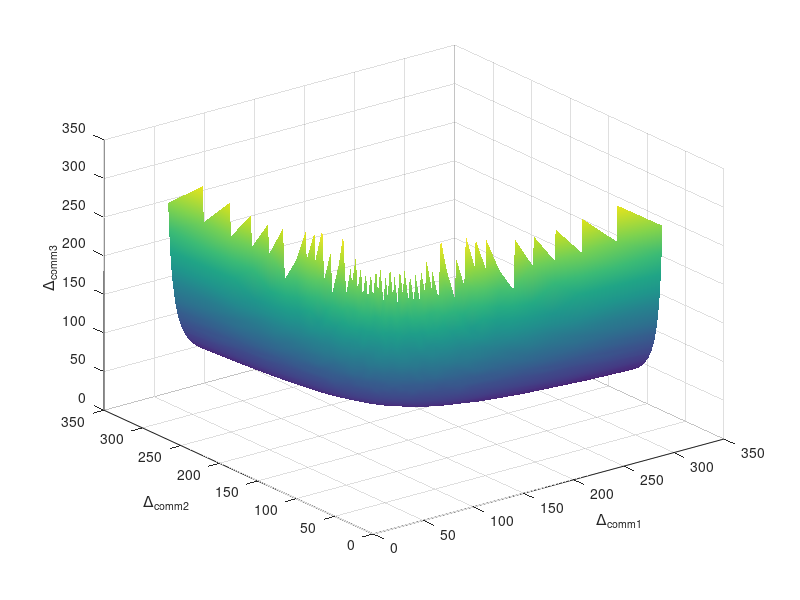

This chart was generated by the following MATLAB code:
clear all;
clc;

%% parameterek
fs=8e3; % mintaveteli frekvencia [Hz]
c=340;  % hangsebesseg [m/s]
H=[0+0j  ;  0-1j ; 0-2j]; % hangszorok helye [m]
M=[1+0j  ;  1-1j ; 1-5j]; % mikrofonok helye [m]
B=200*4; % egy uzenet merete [byte]
BW=20e4; % savszelessegkorlat [byte/s]  -->  fs/Delta_comm_1 + fs/Delta_comm_2 + fs/Delta_comm_3 = BW/B

%% fizikai parameterek szamitasa
D=abs([H H H]-[M.' ; M.' ; M.']); % D_ij: H_i es M_j kozti tavolsag
Delta_phy=round(fs*D/c) % a fizikai elrendezesbol adodo kesleltetesek
A=1./D; % a fizikai elrendezesbol adodo erositesek

%% parameterter generalasa
a=round(fs./(BW/B*linspace(0.1,0.9,50)));
[Delta_comm_1, Delta_comm_2]=meshgrid(a, a);
Delta_comm_3=round(1./(BW/(B*fs)-1./Delta_comm_1-1./Delta_comm_2));
Dlim=1/(BW/B/fs);
Delta_comm_3((Delta_comm_3<Dlim) | (Delta_comm_3>10*Dlim))=NaN;
figure(1);
surf(Delta_comm_1,Delta_comm_2,Delta_comm_3);
shading interp
xlabel('\Delta_{comm1}');
ylabel('\Delta_{comm2}');
zlabel('\Delta_{comm3}');
max(max(fs./Delta_comm_1+fs./Delta_comm_2+fs./Delta_comm_3-BW/B)) % nagyjabol nullanak kell lennie

%% szimulacio
P1=1;
P2=1;
P3=1;
sendPeriod=[10 15 20]; % ennyi mintankent kuldjuk at az egyutthatokat, es frissitjuk az adaptiv szuroket
N=1e3;        % szimulacio hossza
omega0=pi/10; % referenciajel diszkret korfrekvenciaja (0...pi)
C=1;          % referenciajel amplitudoja
L=200;        % adaptiv szurok hossza
mu=1e-10;     % batorsagi tenyezo

N_S=max(Delta_phy(:))+1;
for spkr=1:3
    for mic=1:3
        S{spkr,mic}=[zeros(1,Delta_phy(spkr,mic)) A(spkr,mic) zeros(1,N_S-Delta_phy(spkr,mic)-1)];
        r{spkr,mic}=zeros(1,L); % r{i,j}: x megszurve S{i,j}-vel
    end
end
x=C*sin(omega0*(0:N-1));   % zajforras (referencia)
d1=filter(P1,1,x);         % zaj az 1. node-nal
d2=filter(P2,1,x);         % zaj a  2. node-nal
d3=filter(P3,1,x);         % zaj a  3. node-nal
x_shr=zeros(1,max(L,N_S)); % buffer a referenciajelnek
y_shr=zeros(3,N_S);        % buffer a kimeneti jeleknek
e=zeros(3,N);              % hibajelek (a mikrofonok altal hallott zaj)
W=zeros(3,L);              % adaptiv szurok
DW_1=zeros(3,L);           % node1 altal (a sajat hibajele alapjan) elokeszitett update
DW_2=zeros(3,L);           % node2 altal (a sajat hibajele alapjan) elokeszitett update
DW_3=zeros(3,L);           % node3 altal (a sajat hibajele alapjan) elokeszitett update
sendCntr=zeros(1,3);       % ebben szamoljuk az update ot eltelt idot

for ii=1:N;
    % a referenciajelet az osszes node megkapja
        x_shr=[x(ii) x_shr(1:end-1)];
    % a hangszoron kiadando jel
        % node1
        y=-W(1,:)*x_shr';
        y_shr(1,:)=[y y_shr(1,1:end-1)];
        % node2
        y=-W(2,:)*x_shr';
        y_shr(2,:)=[y y_shr(2,1:end-1)];
        % node3
        y=-W(3,:)*x_shr';
        y_shr(3,:)=[y y_shr(3,1:end-1)];
    % a mikrofonok altal erzekelt hibajelek (ezt a "fizika csinalja")
        e(1,ii)=d1(ii)+S{1,1}*y_shr(1,:)'+S{2,1}*y_shr(2,:)'+S{3,1}*y_shr(3,:)';
        e(2,ii)=d2(ii)+S{1,2}*y_shr(1,:)'+S{2,2}*y_shr(2,:)'+S{3,2}*y_shr(3,:)';
        e(3,ii)=d3(ii)+S{1,3}*y_shr(1,:)'+S{2,3}*y_shr(2,:)'+S{3,3}*y_shr(3,:)';
    % update elokeszitese
        % node1
        r{1,1}=[S{1,1}*x_shr(1:N_S)' r{1,1}(1:end-1)];
        r{2,1}=[S{2,1}*x_shr(1:N_S)' r{2,1}(1:end-1)];
        r{3,1}=[S{3,1}*x_shr(1:N_S)' r{3,1}(1:end-1)];
        DW_1(1,:)=          r{1,1}*e(1,ii); % node1 -> node1 update
        DW_1(2,:)=DW_1(2,:)+r{2,1}*e(1,ii); % node1 -> node2 update
        DW_1(3,:)=DW_1(3,:)+r{3,1}*e(1,ii); % node1 -> node3 update
        W(1,:)=W(1,:)+DW_1(1,:);            % sajat update vegrehajtasa
        % node2
        r{1,2}=[S{1,2}*x_shr(1:N_S)' r{1,2}(1:end-1)];
        r{2,2}=[S{2,2}*x_shr(1:N_S)' r{2,2}(1:end-1)];
        r{3,2}=[S{3,2}*x_shr(1:N_S)' r{3,2}(1:end-1)];
        DW_2(1,:)=DW_2(1,:)+r{1,2}*e(2,ii); % node2 -> node1 update
        DW_2(2,:)=          r{2,2}*e(2,ii); % node2 -> node2 update
        DW_2(3,:)=DW_2(3,:)+r{3,2}*e(2,ii); % node2 -> node3 update
        W(2,:)=W(2,:)+DW_2(2,:);            % sajat update vegrehajtasa
        % node3
        r{1,3}=[S{1,3}*x_shr(1:N_S)' r{1,3}(1:end-1)];
        r{2,3}=[S{2,3}*x_shr(1:N_S)' r{2,3}(1:end-1)];
        r{3,3}=[S{3,3}*x_shr(1:N_S)' r{3,3}(1:end-1)];
        DW_3(1,:)=DW_3(1,:)+r{1,3}*e(3,ii); % node3 -> node1 update
        DW_3(2,:)=DW_3(2,:)+r{2,3}*e(3,ii); % node3 -> node2 update
        DW_3(3,:)=          r{3,3}*e(3,ii); % node3 -> node3 update
        W(3,:)=W(3,:)+DW_3(3,:);            % sajat update vegrehajtasa
    % kommunikacio: node1  ----- DW_1(2,:), DW_1(3,:) ----->  node2, node3
        if sendCntr(1)>=sendPeriod(1)
            % node2: megkapja node1-tol DW_1(2,:)-t
            W(2,:)=W(2,:)+mu*DW_1(2,:);
            % node3: megkapja node1-tol DW_1(3,:)-t
            W(3,:)=W(3,:)+mu*DW_1(3,:);
            % valtozok nullazasa
            DW_1=zeros(3,L);
            sendCntr(1)=0;            
        end
    % kommunikacio: node2  ----- DW_2(1,:), DW_2(3,:) ----->  node1, node3
        sendCntr=sendCntr+1;
        if sendCntr(2)>=sendPeriod(2)
            % node1: megkapja node2-tol DW_2(1,:)-t
            W(1,:)=W(1,:)+mu*DW_2(1,:);
            % node3: megkapja node2-tol DW_2(3,:)-t
            W(3,:)=W(3,:)+mu*DW_2(3,:);
            % valtozok nullazasa
            DW_2=zeros(3,L);
            sendCntr(2)=0;
        end
    % kommunikacio: node3  ----- DW_3(1,:), DW_3(2,:) ----->  node1, node2
        if sendCntr(3)>=sendPeriod(3)
            % node1: megkapja node3-tol DW_3(1,:)-t
            W(1,:)=W(1,:)+mu*DW_3(1,:);
            % node2: megkapja node3-tol DW_3(2,:)-t
            W(2,:)=W(2,:)+mu*DW_3(2,:);
            % valtozok nullazasa
            DW_3=zeros(3,L);
            sendCntr(3)=0;
        end
end

for ii=1:3
    settling(ii)=find(abs(e(ii,:))>C*0.1,1,'last');
end

figure(2);
for ii=1:3
    subplot(3,1,ii);
    plot(e(ii,:));
    ylabel(sprintf('e_%d',ii));
    hold on;
    plot([settling(ii), settling(ii)],ylim,'r');
    hold off;
end
